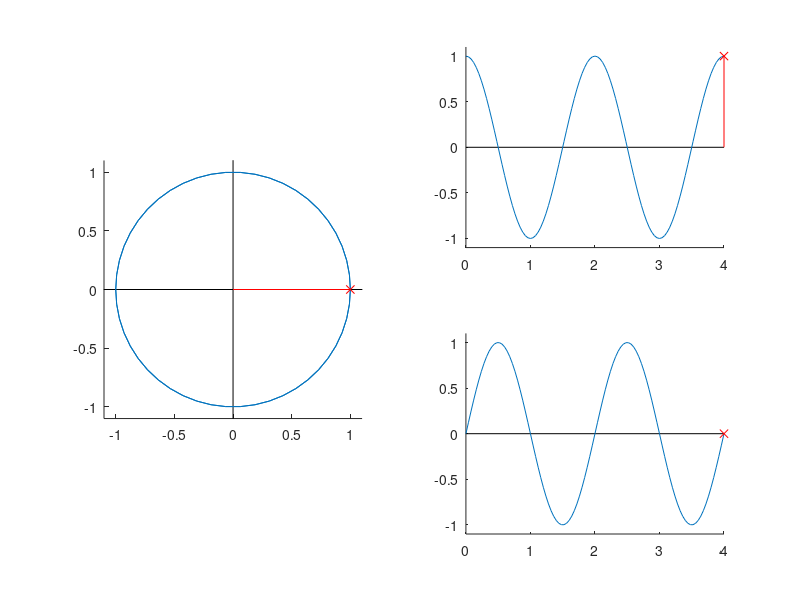

This chart was generated by the following MATLAB code:
% Animation of  exp(jwt) spit up into real and imaginary components
% Uncomment these lines containing 'mov' to create an avi file

% mov = avifile('eg1.avi', 'fps', 5)
% mov.Compression = 'None'

f = 0.5;
w = 2*pi*f;
nMax = 100;
ts = 1/25;
n = 0:nMax;
x = exp( j*w*n*ts );
t = n*ts;
for ni = 0:nMax;
    ti = ni*ts 
    omega = j*w*ti
    xi = exp( omega )
    clf
    subplot(2,2,[1 3])
    hold on
    plot([-2,2], [0,0], 'k');
    plot([0,0], [-2,2], 'k');
    axis equal
    axis([-1.1,1.1,-1.1,1.1]);
    plot( x );
    plot( real(xi), imag(xi), 'rx' );
    plot( [0,real(xi)], [0,imag(xi)], 'r' );
    subplot(2,2,2)
    hold on
    plot([0,4], [0,0], 'k');
    axis([0,4,-1.1,1.1]);
    plot(t, real(x) );
    plot( ti,real(xi), 'rx' );
    plot( [ti,ti], [0,real(xi)], 'r' );
    subplot(2,2,4)
    hold on
    plot([0,4], [0,0], 'k');
    axis([0,4,-1.1,1.1]);
    plot(t, imag(x) );
    plot( ti,imag(xi), 'rx' );
    plot( [ti,ti], [0,imag(xi)], 'r' );
    F = getframe(gcf);
    % mov = addframe(mov,F);
end

%mov = close(mov);
